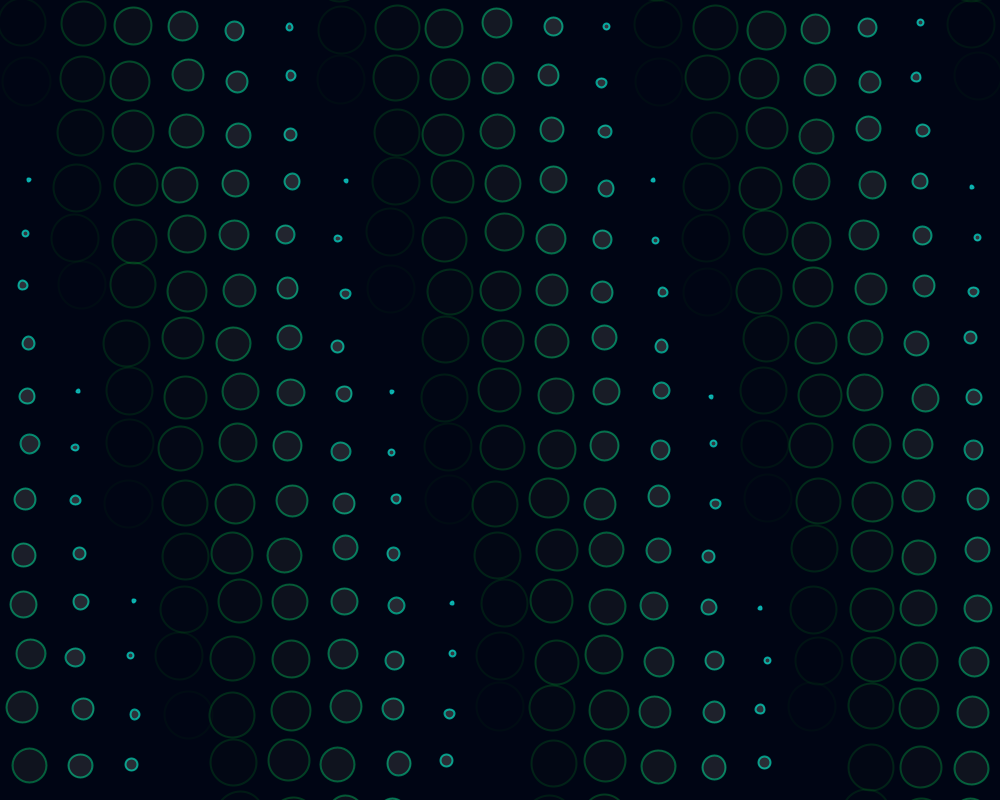
Frame 1 (no input)
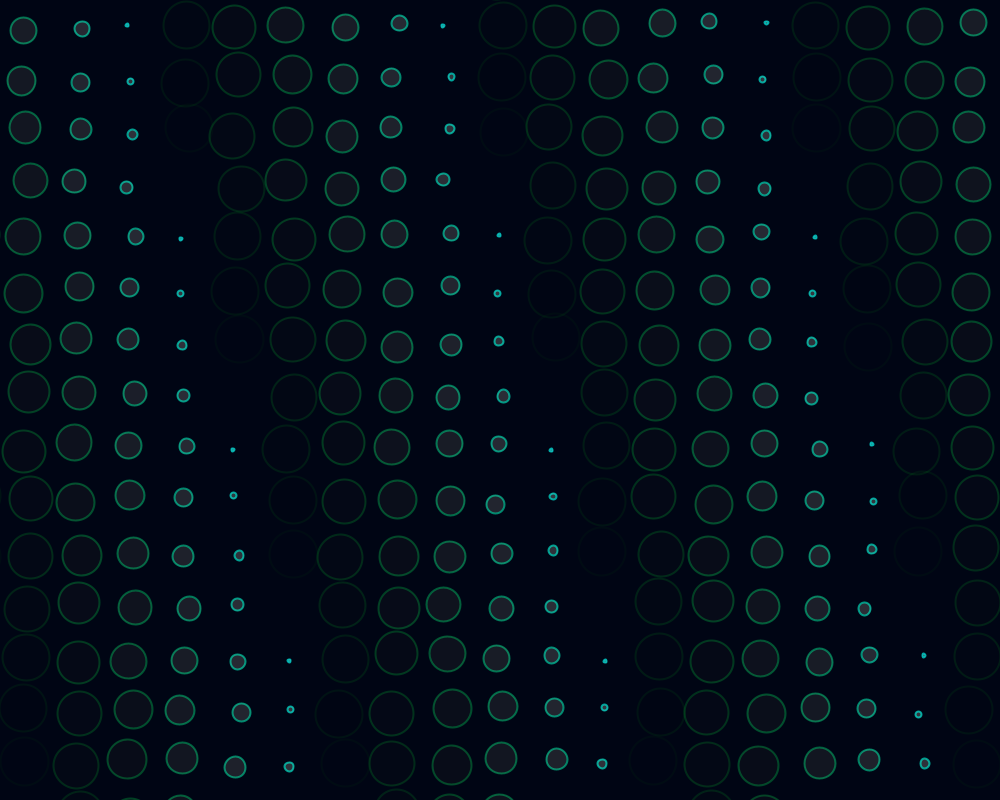
Frame 60 (the mouse pressed at the canvas centre just before this capture)
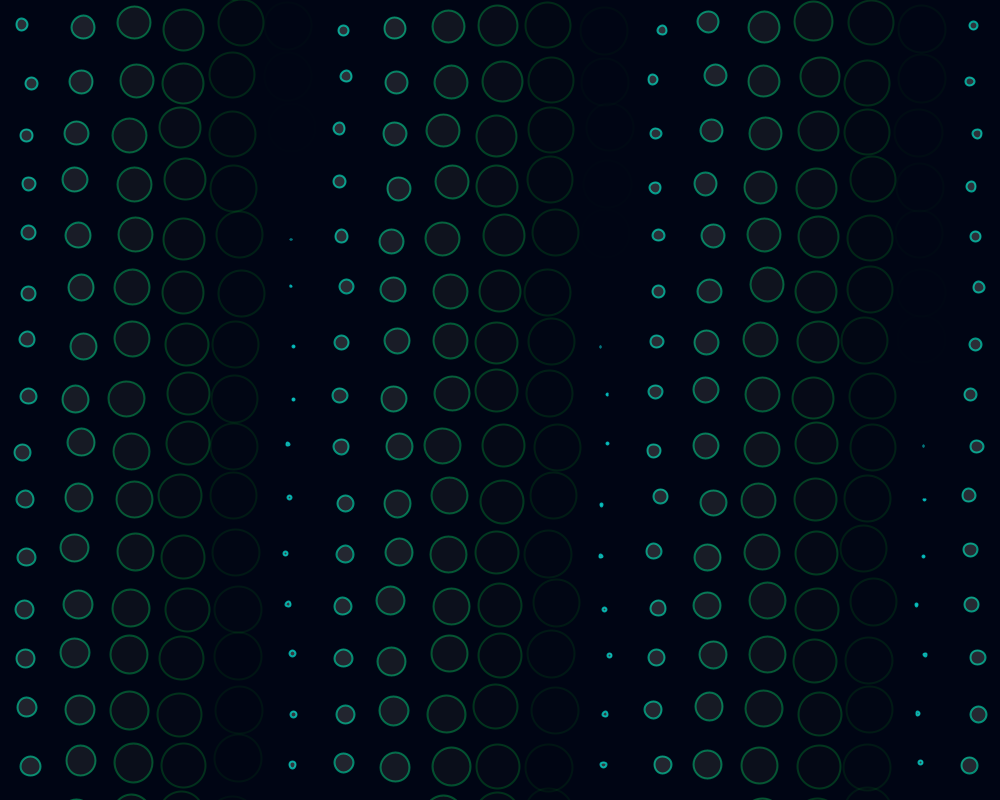
Frame 120 (the mouse held since frame 60 and released just before this capture)

The Processing sketch that drew these frames (run headless with seeded random() and noise(); from frame 60 on, the mouse is pressed at the canvas centre):

// Processing sketch: processing_151739
// ── processing_151739.pde

/*
 * Creative Coding
 * Week 2, 06 - Moving Patterns 2
 * by Indae Hwang and Jon McCormack
 * Copyright (c) 2014 Monash University
 *
 * Similar to the previous sketch, this sketch draws a grid of oscillating circles. Each circle has a "lifetime"
 * over which it grows and changes intensity and opacity. At the end of each lifetime the circle begins again.
 * Pressing the left and right arrow keys or drag mouse left-right changes the lifetime of all the circles 
 * globally.
 * 
 */

// variable used to store the current frame rate value
int frame_rate_value;

void setup() {

  // make the display window the full size of the screen
  size(1000, 800); // (displayWidth, displayHeight);

  frame_rate_value = 12;
  rectMode(CENTER);
  background(0);
}


void draw() {

  background(0, 5, 20);

  int num = 20;
  int margin = 0;
  float gutter = 0; //distance between each cell
  float cellsize = ( width - (2 * margin) - gutter * (num - 1) ) / (num - 1);

  if (mousePressed) {
    frame_rate_value = (int)map(mouseX, 0, width, 2, 120);
  }

  int circleNumber = 0; // counter
  for (int i=0; i<num; i++) {
    for (int j=0; j<num; j++) {
      circleNumber = (i * num) + j; // different way to calculate the circle number from w2_04

      float tx = margin + cellsize * i + gutter * i;
      float ty = margin + cellsize * j + gutter * j;

      movingCircle(tx, ty, cellsize, circleNumber);
    }
  }
} //end of draw 


void movingCircle(float x, float y, float size, int offset) {

  float circlePeriod = (float)frame_rate_value * 2;
  float circleAge = (float)((frameCount + offset) % (int)circlePeriod) / circlePeriod;

  float circleSize = size * 2.0 * sin(circleAge * HALF_PI) * 0.45;

  strokeWeight(2);
  stroke(0, 255, lerp(255, 0, circleAge), lerp(255, 0, circleAge) * 0.70);
  fill(lerp(128, 0, circleAge), lerp(120, 0, circleAge));
  ellipse(x-size/2+random(-5,5), y-size/2+random(-5,5), circleSize, circleSize);
}


/*
 * keyReleased function
 *
 * called automatically by Processing when a keyboard key is released
 */
void keyReleased() {

  // right arrow -- increase frame_rate_value
  if (keyCode == RIGHT && frame_rate_value < 120) {
    frame_rate_value++;
  }

  // left arrow -- decrease frame_rate_value
  if ( keyCode == LEFT && frame_rate_value > 2) {
    frame_rate_value--;
  }

  // print the current value on the screen
  println("Current frame Rate is: " + frame_rate_value);
}
